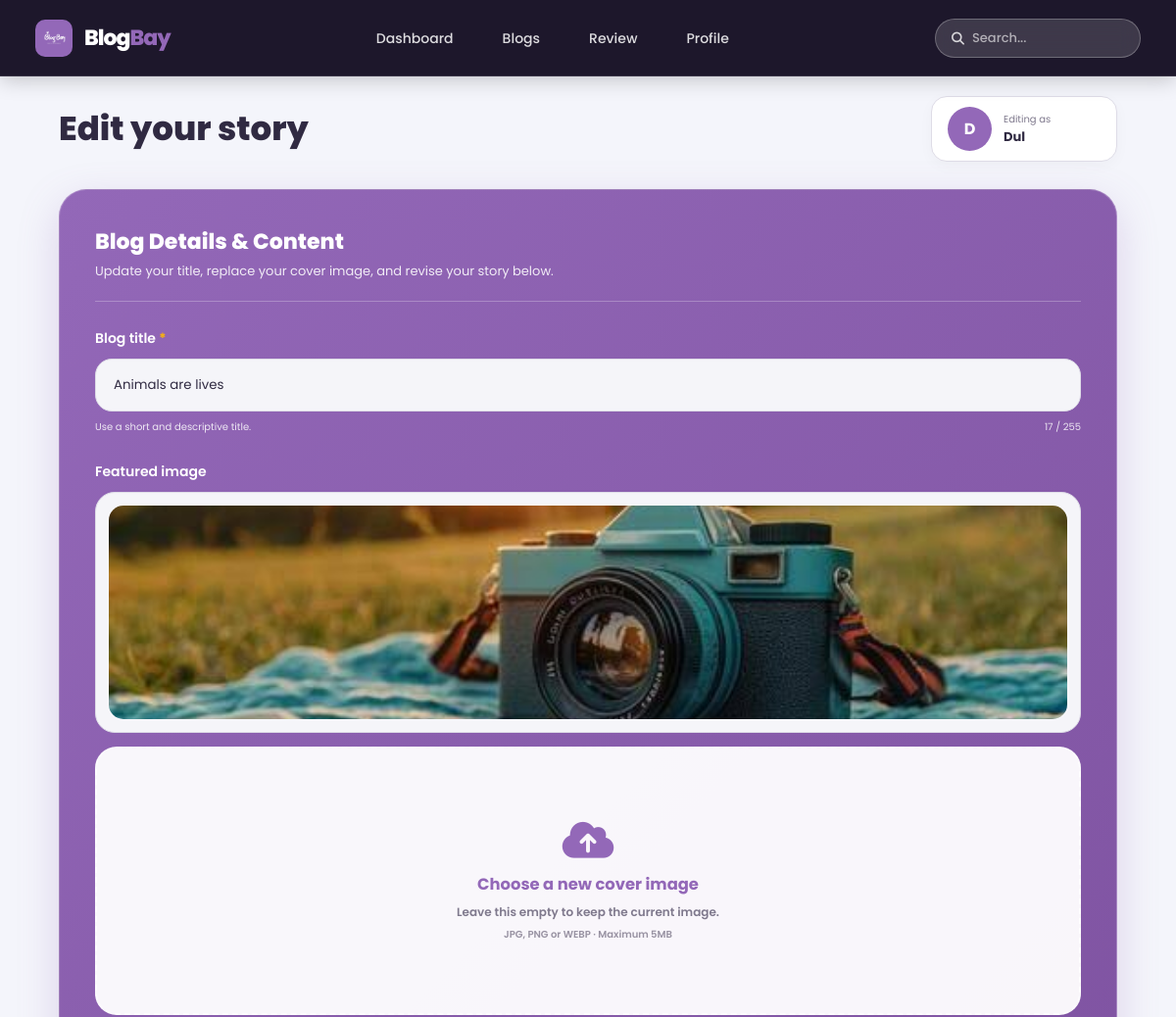
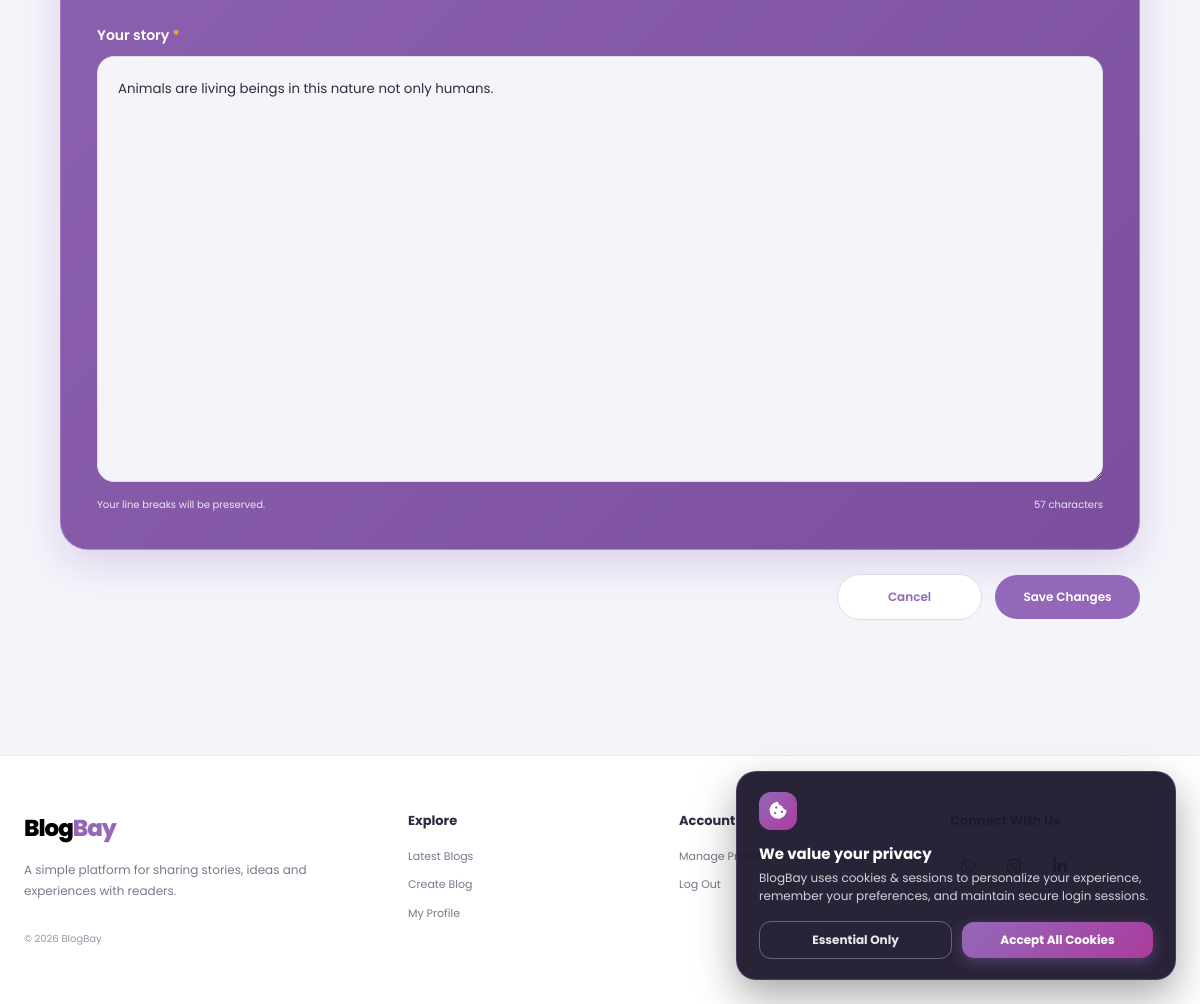
/edit_blog.php?id=4 (signed in), run on the app's committed database (2 pictures, top to bottom).
### tables this page shows
CREATE TABLE IF NOT EXISTS `blogpost` (
  `id` int(11) NOT NULL AUTO_INCREMENT,
  `user_id` int(11) DEFAULT NULL,
  `title` varchar(255) DEFAULT NULL,
  `content` text DEFAULT NULL,
  `created_at` timestamp NOT NULL DEFAULT current_timestamp(),
  `updated_at` timestamp NOT NULL DEFAULT current_timestamp() ON UPDATE current_timestamp(),
  `image` varchar(255) DEFAULT NULL,
  PRIMARY KEY (`id`),
  KEY `user_id` (`user_id`),
  CONSTRAINT `blogpost_ibfk_1` FOREIGN KEY (`user_id`) REFERENCES `user` (`id`) ON DELETE CASCADE
);

### edit_blog.php (the view, shortened to what this page needs)
<?php
include "config.php";
include "site_config.php";
$blogID = (int) $_GET['id'];
$userID = (int) $_SESSION['user_id'];
$sql = "SELECT * FROM blogpost WHERE id = $blogID AND user_id = $userID";
$result = mysqli_query($conn, $sql);
$blog = mysqli_fetch_assoc($result);
?>
<!DOCTYPE html>
<html lang="en">
<head>
    <link rel="stylesheet" href="css/create_blog.css?v=<?php echo time(); ?>">
    <link rel="stylesheet" href="css/edit_blog.css?v=<?php echo time(); ?>">
    <link rel="stylesheet" href="css/footer.css?v=<?php echo time(); ?>">
    <link rel="stylesheet" href="css/responsive.css?v=<?php echo time(); ?>">
    <link rel="stylesheet" href="https://cdnjs.cloudflare.com/ajax/libs/font-awesome/6.7.2/css/all.min.css">
</head>
<body>
<header class="hero-navbar hero-navbar-solid">
    <div class="hero-navbar-inner">
        <a href="dashboard.php" class="hero-brand">
            <?php echo renderSiteLogo(); ?>
            <?php echo renderSiteName(); ?>
        </a>
        <nav class="hero-nav-links">
            <a href="dashboard.php" class="hero-nav-item">Dashboard</a>
            <a href="dashboard.php#blogGrid" class="hero-nav-item">Blogs</a>
            <a href="reviews.php" class="hero-nav-item">Review</a>
            <a href="profile.php" class="hero-nav-item">Profile</a>
        </nav>
        <div class="hero-search-box" style="position: relative; display: flex; align-items: center; background: rgba(255, 255, 255, 0.15) !important; border: 1px solid rgba(255, 255, 255, 0.25) !important; border-radius: 999px !important; padding: 6px 16px !important; width: 210px !important;">
            <i class="fa-solid fa-magnifying-glass" style="color: rgba(255, 255, 255, 0.8) !important; margin-right: 8px !important; font-size: 13px !important;"></i>
            <input id="blogSearch" type="text" placeholder="Search..." style="background: transparent !important; border: none !important; outline: none !important; color: #ffffff !important; font-size: 13px !important; width: 100% !important; box-shadow: none !important; padding: 0 !important; margin: 0 !important; height: auto !important;" onkeydown="if(event.key==='Enter'){ window.location.href='dashboard.php?search='+encodeURIComponent(this.value); }">
        </div>
    </div>
</header>
<main class="page-wrapper">
    <div class="editor-header-plain">
        <h1>Edit your story</h1>
        <div class="author-card">
            <?php echo renderUserAvatar($_SESSION['username'], $_SESSION['profile_pic'] ?? null, 'author-avatar'); ?>
            <div>
                <span>Editing as</span>
                <strong><?php echo htmlspecialchars($_SESSION['username']); ?></strong>
            </div>
        </div>
    </div>
    <form method="POST" enctype="multipart/form-data" class="editor-form">
        <section class="editor-card unified-editor-card">
            <div class="section-heading">
                <h2>Blog Details & Content</h2>
                <p>Update your title, replace your cover image, and revise your story below.</p>
            </div>
            <div class="form-group">
                <label for="title">Blog title <span>*</span></label>
                <input id="title" type="text" name="title" maxlength="255" value="<?php echo htmlspecialchars($blog['title']); ?>" required>
                <div class="field-info">
                    <span>Use a short and descriptive title.</span>
                    <span id="titleCount">0 / 255</span>
                </div>
            </div>
            <div class="form-group">
                <label>Featured image</label>
                <?php if (!empty($blog['image'])) { ?>
                    <div class="current-image-wrapper" style="margin-bottom:14px;">
                        <img src="uploads/<?php echo htmlspecialchars($blog['image']); ?>" alt="Current featured image" class="current-image" style="max-height:220px; width:100%; border-radius:16px; object-fit:cover; border:1px solid rgba(255,255,255,0.3);">
                    </div>
                <?php } ?>
                <label for="image" class="upload-box">
                    <div id="uploadPrompt" class="upload-prompt">
                        <i class="fa-solid fa-cloud-arrow-up upload-icon"></i>
                        <h3>Choose a new cover image</h3>
                        <p>Leave this empty to keep the current image.</p>
                        <small>JPG, PNG or WEBP · Maximum 5MB</small>
                    </div>
                </label>
            </div>
            <div class="form-group">
                <label for="content">Your story <span>*</span></label>
                <textarea id="content" name="content" rows="16" required><?php echo htmlspecialchars($blog['content']); ?></textarea>
                <div class="field-info">
                    <span>Your line breaks will be preserved.</span>
                    <span id="contentCount">0 characters</span>
                </div>
            </div>
        </section>
        <div class="form-actions">
            <a href="view_blog.php?id=<?php echo $blogID; ?>" class="cancel-btn">Cancel</a>
            <button type="submit" name="update" class="update-btn">
                <i class="fa-solid fa-floppy-disk"></i> Save Changes
            </button>
        </div>
    </form>
</main>
<?php include "includes/footer.php"; ?>
</body>
</html>

### css/responsive.css (style rules this page uses)
html, body { max-width: 100vw !important; overflow-x: hidden !important; box-sizing: border-box !important; }
*, *:before, *:after { box-sizing: inherit !important; }
.hero-navbar { width: 100% !important; max-width: 100vw !important; box-sizing: border-box !important; z-index: 1000 !important; }
@media (min-width: 769px) { .hero-navbar.hero-navbar-solid { position: relative !important; top: auto !important; left: auto !important; height: 78px !important; background: #1d172b !important; border-bottom: 1px solid rgba(255, 255, 255, 0.12) !important; box-shadow: 0 4px 20px rgba(0, 0, 0, 0.2) !important; } }
@media (min-width: 769px) { .hero-navbar-inner { height: 78px !important; padding: 0 36px !important; display: flex !important; align-items: center !important; justify-content: space-between !important; gap: 24px !important; max-width: 1300px !important; margin: 0 auto !important; } }
.hero-search-box { width: 100% !important; max-width: 100% !important; order: 2 !important; box-sizing: border-box !important; }

### data on the page
blogpost: title "Animals are lives", image (picture), content "Animals are living beings in this nature not only humans."

### other printed values
$letter "D"
$_SESSION['username'] "Dul"
$siteName "BlogBay"
